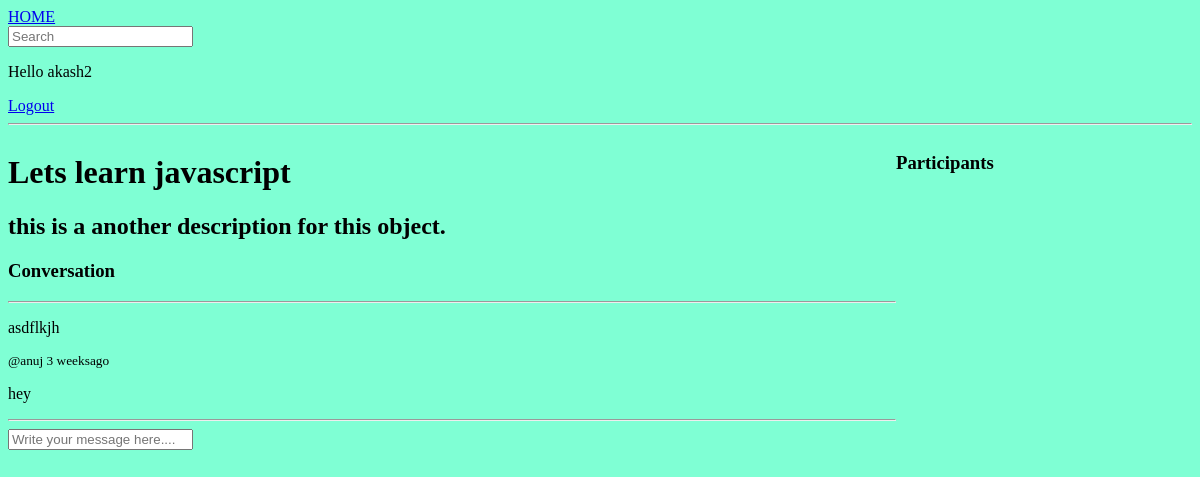
Before: /room/2/ (signed in) with the older database file.
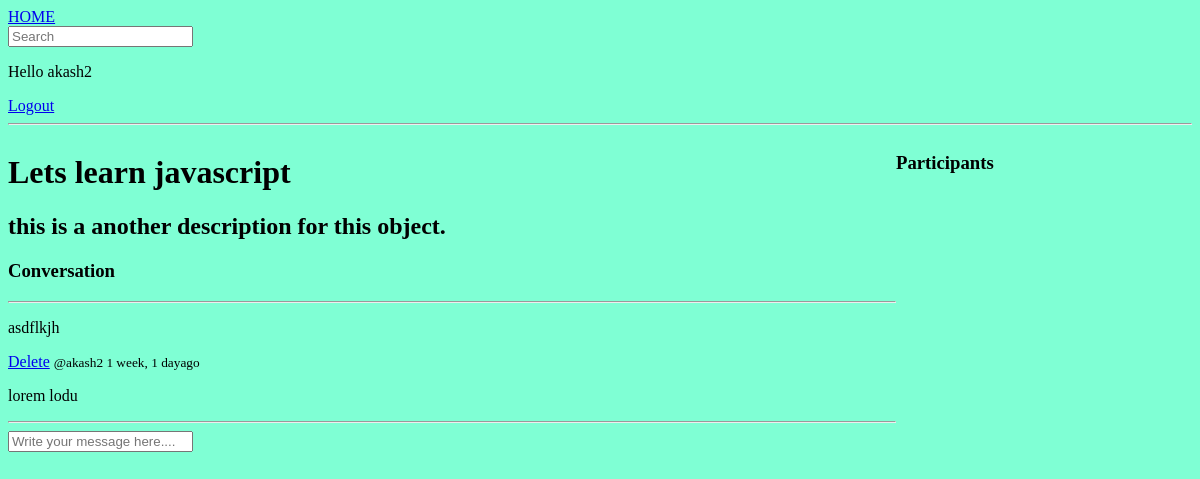
After: the same page with the newer database file.
### base/models.py (models this page shows, shortened)
class Message(models.Model):
    user = models.ForeignKey(User, on_delete=models.CASCADE)
    room = models.ForeignKey(Room, on_delete=models.CASCADE)
    body = models.TextField()
    updated = models.DateTimeField(auto_now=True)
    created = models.DateTimeField(auto_now_add=True)

### base/views.py (the view, shortened to what this page needs)
# urls.py: path('room/<str:pk>/', views.room, name='room'),
@login_required(login_url='login')
def room(request, pk):
    room = Room.objects.get(id=pk)
    room_messages = room.message_set.all().order_by('-created')
    participants = room.participants.all()
    context = {'room': room, 'room_messages': room_messages, 'participants': participants}
    return render(request, 'base/room.html', context)

### base/templates/base/room.html (shortened to what this page needs)
{% extends 'main.html' %}
{% block content %}
<div class="room-container">
    <div>
        <h1>{{room.name}}</h1>
        <h2>{{room.description}}</h2>
        <div class="comment-wrapper">
            <h3>Conversation</h3>
            <hr>
            <p>asdflkjh</p>
            {% for message in room_messages %}
            <div>
                {% if request.user == message.user %}
                <a href="{% url 'delete-message' message.id %}">Delete</a>
                {% endif %}
                <small>@{{message.user}} {{message.created|timesince}}ago</small>
                <p>{{message.body}}</p>
                <hr>
            </div>
            {% endfor %}
            {% if request.user.is_authenticated %}
            <div class="comment-form">
                <form action="" method="post">
                    <input type="text" name="body" placeholder="Write your message here...." />
                </form>
            </div>
            {% endif %}
        </div>
    </div>
    <div>
        <h3>Participants</h3>
    </div>
</div>
{% endblock content %}

Changed rows visible on the page:
removed Message: user "anuj", created "3 weeks", body "hey"
added Message: shows "Delete", user "akash2", created "1 week, 1 day", body "lorem lodu"
